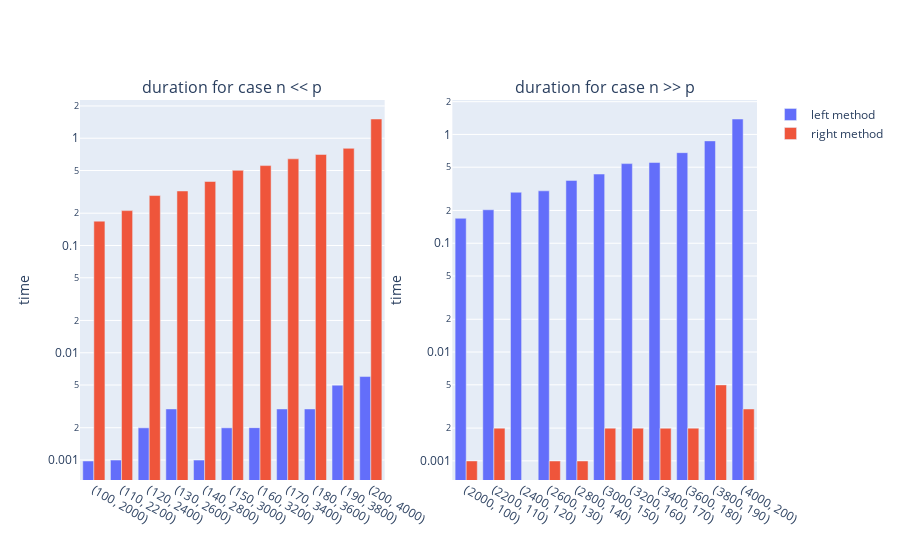

Notebook source saved alongside this figure:
### Code cell
# plot
fig = make_subplots(
    rows=1, 
    cols=2,
    subplot_titles=["duration for case n << p", "duration for case n >> p"]
)

color_name = {
    0: {
        "name": "left method",
        "color": '#636EFA'
    },
    1: {
        "name": "right method",
        "color": '#EF553B'
    }
}

fig.add_traces(data=[
    go.Bar(
        x=[str(el) for el in case_a],
        y=[tuple_duration[comp_method] for tuple_duration in times_case_a],
        marker_color=color_name[comp_method]["color"],
        name=color_name[comp_method]["name"],
    )
for comp_method in [0, 1]], 
rows=1, cols=1
)

fig.add_traces(data=[
    go.Bar(
        x=[str(el) for el in case_b],
        y=[tuple_duration[comp_method] for tuple_duration in times_case_b],
        marker_color=color_name[comp_method]["color"],
        name=color_name[comp_method]["name"],
        showlegend=False
    )
for comp_method in [0, 1]], 
rows=1, cols=2
)

# set layout
for i in [1, 2]:
    fig.update_yaxes(
        title_text="time", 
        type="log", 
        row=1, col=i
    )


fig.show()

### Figure 1 — Plotly figure (JSON) as saved in the notebook; plotly's stock layout.template omitted (floating-point values rounded to 4 significant figures)
{"data": [{"marker": {"color": "#636EFA"}, "name": "left method", "type": "bar", "x": ["(100, 2000)", "(110, 2200)", "(120, 2400)", "(130, 2600)", "(140, 2800)", "(150, 3000)", "(160, 3200)", "(170, 3400)", "(180, 3600)", "(190, 3800)", "(200, 4000)"], "xaxis": "x", "y": [0.0009789, 0.000998, 0.001995, 0.002994, 0.0009975, 0.001995, 0.002002, 0.002993, 0.002992, 0.004987, 0.006], "yaxis": "y"}, {"marker": {"color": "#EF553B"}, "name": "right method", "type": "bar", "x": ["(100, 2000)", "(110, 2200)", "(120, 2400)", "(130, 2600)", "(140, 2800)", "(150, 3000)", "(160, 3200)", "(170, 3400)", "(180, 3600)", "(190, 3800)", "(200, 4000)"], "xaxis": "x", "y": [0.1685, 0.2115, 0.2922, 0.3223, 0.395, 0.502, 0.5559, 0.6426, 0.7059, 0.805, 1.511], "yaxis": "y"}, {"marker": {"color": "#636EFA"}, "name": "left method", "showlegend": false, "type": "bar", "x": ["(2000, 100)", "(2200, 110)", "(2400, 120)", "(2600, 130)", "(2800, 140)", "(3000, 150)", "(3200, 160)", "(3400, 170)", "(3600, 180)", "(3800, 190)", "(4000, 200)"], "xaxis": "x2", "y": [0.1695, 0.2029, 0.2942, 0.3032, 0.378, 0.4325, 0.5392, 0.5517, 0.6799, 0.8723, 1.386], "yaxis": "y2"}, {"marker": {"color": "#EF553B"}, "name": "right method", "showlegend": false, "type": "bar", "x": ["(2000, 100)", "(2200, 110)", "(2400, 120)", "(2600, 130)", "(2800, 140)", "(3000, 150)", "(3200, 160)", "(3400, 170)", "(3600, 180)", "(3800, 190)", "(4000, 200)"], "xaxis": "x2", "y": [0.0009975, 0.001997, 0, 0.0009966, 0.0009968, 0.001996, 0.001997, 0.001994, 0.001998, 0.004988, 0.002996], "yaxis": "y2"}], "layout": {"annotations": [{"font": {"size": 16}, "showarrow": false, "text": "duration for case n << p", "x": 0.225, "xanchor": "center", "xref": "paper", "y": 1, "yanchor": "bottom", "yref": "paper"}, {"font": {"size": 16}, "showarrow": false, "text": "duration for case n >> p", "x": 0.775, "xanchor": "center", "xref": "paper", "y": 1, "yanchor": "bottom", "yref": "paper"}], "xaxis": {"anchor": "y", "domain": [0, 0.45]}, "xaxis2": {"anchor": "y2", "domain": [0.55, 1]}, "yaxis": {"anchor": "x", "domain": [0, 1], "title": {"text": "time"}, "type": "log"}, "yaxis2": {"anchor": "x2", "domain": [0, 1], "title": {"text": "time"}, "type": "log"}}}
